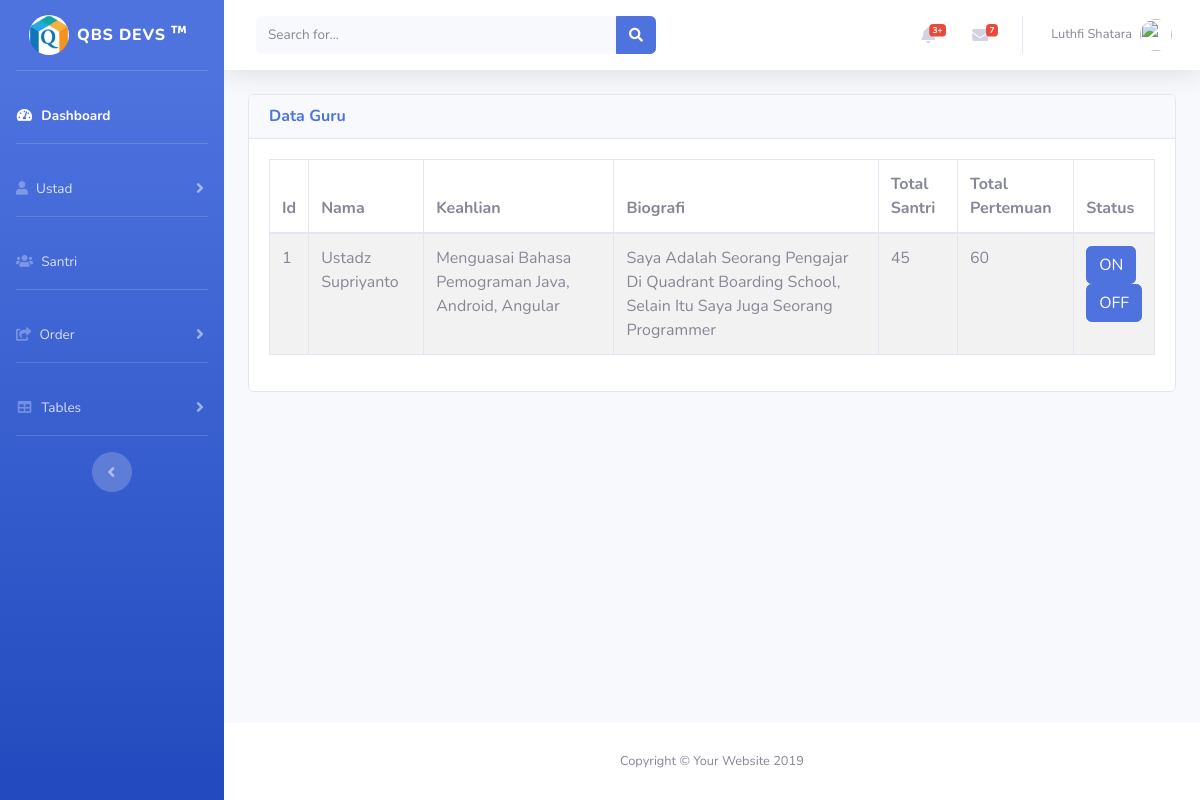
Page /ustad.php on the committed database.
### tables this page shows
CREATE TABLE `guru` (
  `id` int(11) NOT NULL,
  `nama` varchar(50) NOT NULL,
  `keahlian` varchar(100) NOT NULL,
  `biografi` text NOT NULL,
  `total_santri` bigint(255) NOT NULL,
  `total_pertemuan` bigint(255) NOT NULL,
  `status` varchar(11) NOT NULL
);

### ustad.php (the view, shortened to what this page needs)
<?php
include('includes/header.php');
include('includes/navbar.php');
?>
        <div class="container-fluid">
          <section class="content">
              <div class="row">
                <div class="col-12">
                  <div class="card">
                    <div class="card-header">
                    <h6 class="m-0 font-weight-bold text-primary">Data Guru
                </h6>
                    </div>
                    <div class="card-body">
                      <table id="example1" class="table table-bordered table-striped">
                      <?php
                      $connection = mysqli_connect("localhost","root","","test");
                      $query = "SELECT * FROM guru";
                      $query_run = mysqli_query($connection, $query);
                      ?>
                        <thead>
                        <tr>
                          <th>Id</th>
                          <th>Nama</th>
                          <th>Keahlian</th>
                          <th>Biografi</th>
                          <th>Total Santri</th>
                          <th>Total Pertemuan</th>
                          <th>Status</th>
                        </tr>
                        </thead>
                        <tbody>
                  <?php
                    if(mysqli_num_rows($query_run) > 0)
                    {
                        while($row = mysqli_fetch_assoc($query_run))
                    {
                 ?>
                <tr>
                  <td> <?php echo $row['id']; ?> </td>
                  <td> <?php echo $row['nama']; ?> </td>
                  <td> <?php echo $row['keahlian']; ?> </td>
                  <td> <?php echo $row['biografi']; ?> </td>
                  <td> <?php echo $row['total_santri']; ?> </td>
                  <td> <?php echo $row['total_pertemuan']; ?> </td>
                  <td>
                <form action="register_edit.php" method="post">
                <toggle type="button" class="btn btn-primary" data-toggle="modal" data-target="#offmodal"> ON </toggle>
                </form>
                <form action="register_edit.php" method="post">
                <toggle type="button" class="btn btn-primary" data-toggle="modal" data-target="#addadminprofile">OFF</toggle>
                </form>
            </td>
                </tr>
                    <?php
                      }
                  }
                  else {
                    echo "No Record Found";
                  }
                  ?>
                  </tbody>
                      </table>
                    </div>
                  </div>
                </div>
              </div>
            </section>
        </div>
      </div>
      <footer class="sticky-footer bg-white">
        <div class="container my-auto">
          <div class="copyright text-center my-auto">
            <span>Copyright &copy; Your Website 2019</span>
          </div>
        </div>
      </footer>
    </div>
  </div>
</body>
</html>

### rows in the picture
guru: id "1", nama "Ustadz Supriyanto", keahlian "Menguasai Bahasa Pemograman Java, Android, Angular", biografi "Saya Adalah Seorang Pengajar Di Quadrant Boarding School, Selain Itu Saya Juga Seorang Programmer", total_santri "45", total_pertemuan "60"
